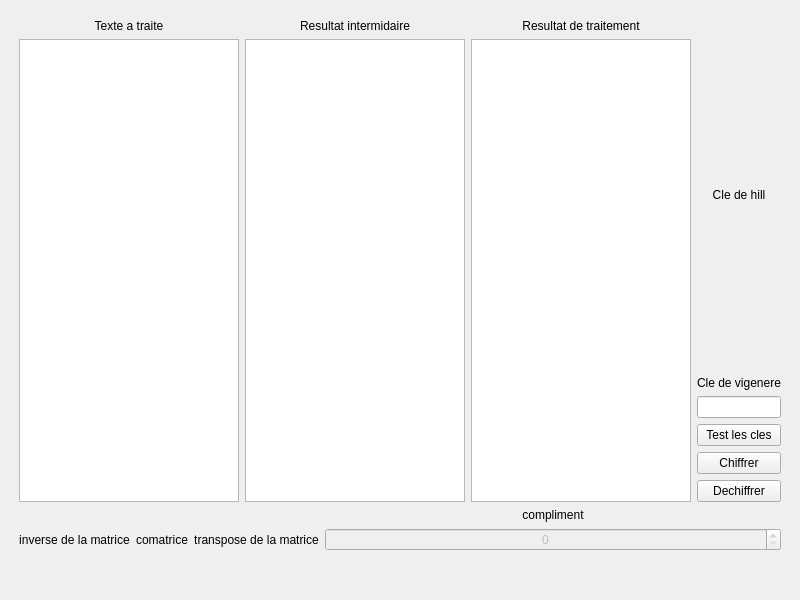
<?xml version="1.0" encoding="UTF-8"?>
<ui version="4.0">
 <class>vigenere_hill</class>
 <widget class="QMainWindow" name="vigenere_hill">
  <property name="geometry">
   <rect>
    <x>0</x>
    <y>0</y>
    <width>800</width>
    <height>600</height>
   </rect>
  </property>
  <property name="windowTitle">
   <string>Application Vigenere Hill</string>
  </property>
  <widget class="QWidget" name="centralwidget">
   <layout class="QVBoxLayout" name="verticalLayout">
    <item>
     <layout class="QVBoxLayout" name="verticalLayout_2">
      <property name="spacing">
       <number>6</number>
      </property>
      <property name="leftMargin">
       <number>10</number>
      </property>
      <property name="topMargin">
       <number>10</number>
      </property>
      <property name="rightMargin">
       <number>10</number>
      </property>
      <item>
       <layout class="QHBoxLayout" name="horizontalLayout">
        <property name="bottomMargin">
         <number>0</number>
        </property>
        <item>
         <layout class="QVBoxLayout" name="verticalLayout_7">
          <property name="rightMargin">
           <number>0</number>
          </property>
          <item>
           <widget class="QLabel" name="label_5">
            <property name="text">
             <string>Texte a traite</string>
            </property>
            <property name="alignment">
             <set>Qt::AlignCenter</set>
            </property>
           </widget>
          </item>
          <item>
           <widget class="QPlainTextEdit" name="texte_input"/>
          </item>
         </layout>
        </item>
        <item>
         <layout class="QVBoxLayout" name="verticalLayout_9">
          <property name="rightMargin">
           <number>0</number>
          </property>
          <item>
           <widget class="QLabel" name="label_4">
            <property name="text">
             <string>Resultat intermidaire</string>
            </property>
            <property name="alignment">
             <set>Qt::AlignCenter</set>
            </property>
           </widget>
          </item>
          <item>
           <widget class="QPlainTextEdit" name="texte_interm"/>
          </item>
         </layout>
        </item>
        <item>
         <layout class="QVBoxLayout" name="verticalLayout_10">
          <property name="rightMargin">
           <number>0</number>
          </property>
          <item>
           <widget class="QLabel" name="label_3">
            <property name="text">
             <string>Resultat de traitement</string>
            </property>
            <property name="alignment">
             <set>Qt::AlignCenter</set>
            </property>
           </widget>
          </item>
          <item>
           <widget class="QPlainTextEdit" name="texte_output"/>
          </item>
         </layout>
        </item>
        <item>
         <layout class="QVBoxLayout" name="verticalLayout_8">
          <item>
           <widget class="QLabel" name="label">
            <property name="text">
             <string>Cle de hill</string>
            </property>
            <property name="alignment">
             <set>Qt::AlignBottom|Qt::AlignHCenter</set>
            </property>
           </widget>
          </item>
          <item>
           <layout class="QGridLayout" name="key_hill"/>
          </item>
          <item>
           <widget class="QLabel" name="label_2">
            <property name="text">
             <string>Cle de vigenere</string>
            </property>
            <property name="alignment">
             <set>Qt::AlignBottom|Qt::AlignHCenter</set>
            </property>
            <property name="margin">
             <number>0</number>
            </property>
           </widget>
          </item>
          <item>
           <widget class="QLineEdit" name="key_vigenere"/>
          </item>
          <item>
           <widget class="QPushButton" name="btn_test">
            <property name="text">
             <string>Test les cles</string>
            </property>
           </widget>
          </item>
          <item>
           <widget class="QPushButton" name="btn_crypt">
            <property name="text">
             <string>Chiffrer</string>
            </property>
           </widget>
          </item>
          <item>
           <widget class="QPushButton" name="btn_decrypt">
            <property name="text">
             <string>Dechiffrer</string>
            </property>
           </widget>
          </item>
         </layout>
        </item>
       </layout>
      </item>
      <item>
       <layout class="QHBoxLayout" name="horizontalLayout_2">
        <property name="spacing">
         <number>6</number>
        </property>
        <property name="topMargin">
         <number>0</number>
        </property>
        <property name="bottomMargin">
         <number>20</number>
        </property>
        <item>
         <layout class="QVBoxLayout" name="verticalLayout_4">
          <item>
           <widget class="QLabel" name="label_inverse">
            <property name="text">
             <string>inverse de la matrice</string>
            </property>
            <property name="alignment">
             <set>Qt::AlignCenter</set>
            </property>
           </widget>
          </item>
          <item>
           <layout class="QGridLayout" name="inverse"/>
          </item>
         </layout>
        </item>
        <item>
         <layout class="QVBoxLayout" name="verticalLayout_6">
          <item>
           <widget class="QLabel" name="label_comatrice">
            <property name="text">
             <string>comatrice</string>
            </property>
            <property name="alignment">
             <set>Qt::AlignCenter</set>
            </property>
           </widget>
          </item>
          <item>
           <layout class="QGridLayout" name="comatrice"/>
          </item>
         </layout>
        </item>
        <item>
         <layout class="QVBoxLayout" name="verticalLayout_5">
          <item>
           <widget class="QLabel" name="label_comatrice_transpose">
            <property name="text">
             <string>transpose de la matrice</string>
            </property>
            <property name="alignment">
             <set>Qt::AlignCenter</set>
            </property>
           </widget>
          </item>
          <item>
           <layout class="QGridLayout" name="comatrice_transpose"/>
          </item>
         </layout>
        </item>
        <item>
         <layout class="QVBoxLayout" name="verticalLayout_3">
          <property name="bottomMargin">
           <number>20</number>
          </property>
          <item>
           <widget class="QLabel" name="label_10">
            <property name="text">
             <string>compliment</string>
            </property>
            <property name="alignment">
             <set>Qt::AlignBottom|Qt::AlignHCenter</set>
            </property>
           </widget>
          </item>
          <item>
           <widget class="QSpinBox" name="compliment">
            <property name="enabled">
             <bool>false</bool>
            </property>
            <property name="alignment">
             <set>Qt::AlignCenter</set>
            </property>
           </widget>
          </item>
         </layout>
        </item>
       </layout>
      </item>
     </layout>
    </item>
   </layout>
  </widget>
 </widget>
 <resources/>
 <connections/>
</ui>
